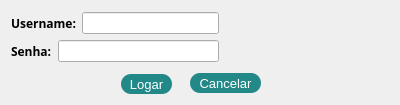
<?xml version="1.0" encoding="UTF-8"?>
<ui version="4.0">
 <class>almox_logar</class>
 <widget class="QDialog" name="almox_logar">
  <property name="geometry">
   <rect>
    <x>0</x>
    <y>0</y>
    <width>400</width>
    <height>105</height>
   </rect>
  </property>
  <property name="windowTitle">
   <string>Login</string>
  </property>
  <widget class="QWidget" name="">
   <property name="geometry">
    <rect>
     <x>11</x>
     <y>12</y>
     <width>208</width>
     <height>52</height>
    </rect>
   </property>
   <layout class="QVBoxLayout" name="verticalLayout">
    <item>
     <layout class="QHBoxLayout" name="horizontalLayout">
      <item>
       <widget class="QLabel" name="label">
        <property name="font">
         <font>
          <family>Arial Black</family>
          <weight>75</weight>
          <bold>true</bold>
         </font>
        </property>
        <property name="text">
         <string>Username:</string>
        </property>
       </widget>
      </item>
      <item>
       <widget class="QLineEdit" name="txt_username"/>
      </item>
     </layout>
    </item>
    <item>
     <layout class="QHBoxLayout" name="horizontalLayout_2">
      <item>
       <widget class="QLabel" name="label_2">
        <property name="font">
         <font>
          <family>Arial Black</family>
          <weight>75</weight>
          <bold>true</bold>
         </font>
        </property>
        <property name="text">
         <string>Senha:</string>
        </property>
       </widget>
      </item>
      <item>
       <widget class="QLineEdit" name="txt_psswd">
        <property name="echoMode">
         <enum>QLineEdit::Password</enum>
        </property>
       </widget>
      </item>
     </layout>
    </item>
   </layout>
  </widget>
  <widget class="QPushButton" name="btn_logar">
   <property name="geometry">
    <rect>
     <x>121</x>
     <y>74</y>
     <width>51</width>
     <height>20</height>
    </rect>
   </property>
   <property name="font">
    <font>
     <pointsize>10</pointsize>
    </font>
   </property>
   <property name="styleSheet">
    <string notr="true">background:#248;
background:#288;
color:#fff;
border-radius:10px;
font-size:10pt;</string>
   </property>
   <property name="text">
    <string>Logar</string>
   </property>
  </widget>
  <widget class="QPushButton" name="btn_cancelar">
   <property name="geometry">
    <rect>
     <x>190</x>
     <y>73</y>
     <width>71</width>
     <height>20</height>
    </rect>
   </property>
   <property name="font">
    <font>
     <pointsize>10</pointsize>
    </font>
   </property>
   <property name="styleSheet">
    <string notr="true">background:#288;
color:#fff;
border-radius:10px;
font-size:10pt;</string>
   </property>
   <property name="text">
    <string>Cancelar</string>
   </property>
  </widget>
 </widget>
 <resources/>
 <connections/>
</ui>
